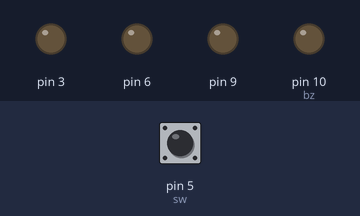
The sketch below on a simulated Arduino Uno, built with avr-gcc and run on an emulated ATmega328P. On the bench: output pins drawn as LEDs (lit = HIGH). Dashed ring = blinking. The test bench sets the inputs (shaded band); at power-on: pin 5 (sw) HIGH.

Above: at 1.2 s.
1.3 s: pin 5 (sw) pulled LOW for 0.15 s
At 2.21 s:
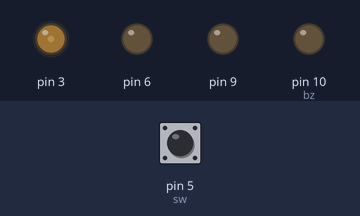
At 3.11 s:
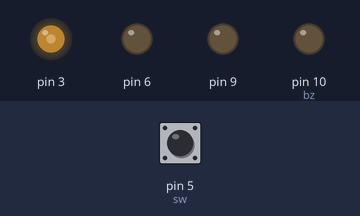
4.3 s: pin 5 (sw) pulled LOW for 1 s
At 4.91 s:
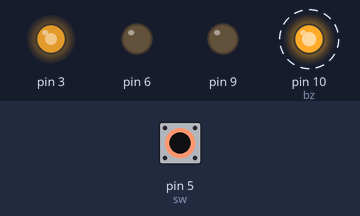
Timing chart, 0 to 11.6 s (numbered marks = the images above; inputs shaded):
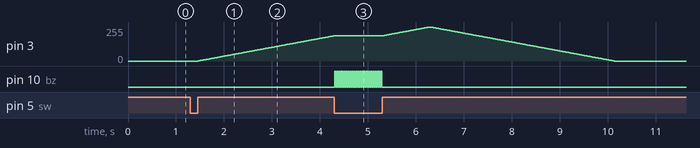

Measured:
- after the input at 1.3 s, pin 3: moves from 0/255 to 189/255 over 2.8 s, starting after 0.17 s
- after the input at 4.3 s, pin 10 (bz): alternates HIGH for 0.02 s and LOW for 0.02 s, 50 changes in all, then stays LOW, starting at once

The sketch:

ab.ino
```cpp
int led[3]={3,6,9};
int sw=5;
int bz = 10;
int a, i,state=0;
int dly=100;
void readd();
void setup()
{
pinMode(sw,INPUT);
pinMode(bz,OUTPUT);
pinMode(3,OUTPUT);
pinMode(6,OUTPUT);
pinMode(9,OUTPUT);
}
void loop()
{
    digitalWrite(sw,HIGH);
  if(!digitalRead(sw))
  {
    a++;
    while(!digitalRead(sw))
  {
digitalWrite(sw,HIGH);
  }
  if(a==4)
  a=1;
    if(a==1)
    {
     for(i=0;i<=255;i++)
      {
        analogWrite(3,i);
        delay(5);
        readd();
        }
        for(i=255;i>=0;i--)
      {
      analogWrite(3,i);
      delay(5);
      readd();

        }

    }
    if(a==2)
    {
      for(i=0;i<=255;i++)
      {
        analogWrite(6,i);
        delay(5);
        readd();
        }
        for(i=255;i>=0;i--)
      {
      analogWrite(6,i);
      delay(5);
      readd();

        }
     }
        if(a==3)
        {

       for(i=0;i<=255;i++)
      {
        analogWrite(9,i);
        delay(5);
        readd();
        }
        for(i=255;i>=0;i--)
      {
      analogWrite(9,i);
      delay(5);
      readd();

        }
        }
  }
        }
        void readd()
        {
  while(!digitalRead(sw))
  {
digitalWrite(sw,HIGH);
digitalWrite(bz,HIGH);
delay(20);
digitalWrite(bz,LOW);
delay(20);

  }

  delay(10);
        }
```
